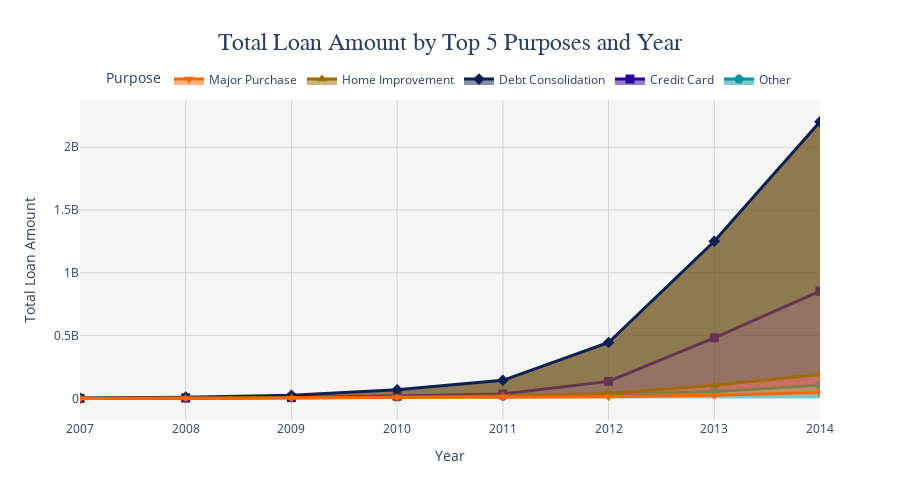

Write notebook code for a chart like this one.
### Code cell
import plotly.graph_objects as go

# Membuat figure
fig = go.Figure()

# Menyesuaikan layout utama
fig.update_layout(
    title='Total Loan Amount by Top 5 Purposes and Year',
    title_font_family="Arial Black", title_font_size=24, title_x=0.5,
    font=dict(size=12),
    plot_bgcolor='whitesmoke',
    width=900, height=500,
    legend=dict(title='Purpose', orientation='h', yanchor='bottom', y=1.02, xanchor='center', x=0.5)
)

# Menyesuaikan sumbu
fig.update_xaxes(title_text='Year', showgrid=True, gridcolor='lightgrey')
fig.update_yaxes(title_text='Total Loan Amount', showgrid=True, gridcolor='lightgrey')

# Menambahkan garis dengan area fill
fig.add_trace(go.Scatter(
    name='Other',
    mode='lines+markers',
    x=df_purpose[df_purpose['purpose'] == 'other']['Year'],
    y=df_purpose[df_purpose['purpose'] == 'other']['loan_amnt'],
    line=dict(color='#01939e', width=3),
    marker=dict(size=9, symbol='circle', color='#01939e'),
    fill='tonexty',
    hovertemplate='Year: %{x}<br>Total Loan: $%{y:,.0f}'
))

fig.add_trace(go.Scatter(
    name='Credit Card',
    mode='lines+markers',
    x=df_purpose[df_purpose['purpose'] == 'credit_card']['Year'],
    y=df_purpose[df_purpose['purpose'] == 'credit_card']['loan_amnt'],
    line=dict(color='#2b019e', width=3),
    marker=dict(size=9, symbol='square', color='#2b019e'),
    fill='tonexty',
    hovertemplate='Year: %{x}<br>Total Loan: $%{y:,.0f}'
))

fig.add_trace(go.Scatter(
    name='Debt Consolidation',
    mode='lines+markers',
    x=df_purpose[df_purpose['purpose'] == 'debt_consolidation']['Year'],
    y=df_purpose[df_purpose['purpose'] == 'debt_consolidation']['loan_amnt'],
    line=dict(color='#0c2054', width=3),
    marker=dict(size=9, symbol='diamond', color='#0c2054'),
    fill='tonexty',
    hovertemplate='Year: %{x}<br>Total Loan: $%{y:,.0f}'
))

fig.add_trace(go.Scatter(
    name='Home Improvement',
    mode='lines+markers',
    x=df_purpose[df_purpose['purpose'] == 'home_improvement']['Year'],
    y=df_purpose[df_purpose['purpose'] == 'home_improvement']['loan_amnt'],
    line=dict(color='#9e6a01', width=3),
    marker=dict(size=9, symbol='triangle-up', color='#9e6a01'),
    fill='tonexty',
    hovertemplate='Year: %{x}<br>Total Loan: $%{y:,.0f}'
))

fig.add_trace(go.Scatter(
    name='Major Purchase',
    mode='lines+markers',
    x=df_purpose[df_purpose['purpose'] == 'major_purchase']['Year'],
    y=df_purpose[df_purpose['purpose'] == 'major_purchase']['loan_amnt'],
    line=dict(color='#FF6600', width=3),
    marker=dict(size=9, symbol='triangle-down', color='#FF6600'),
    fill='tonexty',
    hovertemplate='Year: %{x}<br>Total Loan: $%{y:,.0f}'
))

# Menampilkan grafik
fig.show()

### Figure 1 — Plotly figure (JSON) as saved in the notebook; plotly's stock layout.template omitted (floating-point values rounded to 4 significant figures)
{"data": [{"fill": "tonexty", "hovertemplate": "Year: %{x}<br>Total Loan: $%{y:,.0f}", "line": {"color": "#01939e", "width": 3}, "marker": {"color": "#01939e", "size": 9, "symbol": "circle"}, "mode": "lines+markers", "name": "Other", "type": "scatter", "x": ["2007", "2008", "2009", "2010", "2011", "2012", "2013", "2014"], "y": [556275, 2545275, 4861950, 10889425, 16278475, 30780175, 54440175, 105173150]}, {"fill": "tonexty", "hovertemplate": "Year: %{x}<br>Total Loan: $%{y:,.0f}", "line": {"color": "#2b019e", "width": 3}, "marker": {"color": "#2b019e", "size": 9, "symbol": "square"}, "mode": "lines+markers", "name": "Credit Card", "type": "scatter", "x": ["2007", "2008", "2009", "2010", "2011", "2012", "2013", "2014"], "y": [732125, 3412875, 6364775, 18205750, 34899475, 135468775, 482561225, 853482525]}, {"fill": "tonexty", "hovertemplate": "Year: %{x}<br>Total Loan: $%{y:,.0f}", "line": {"color": "#0c2054", "width": 3}, "marker": {"color": "#0c2054", "size": 9, "symbol": "diamond"}, "mode": "lines+markers", "name": "Debt Consolidation", "type": "scatter", "x": ["2007", "2008", "2009", "2010", "2011", "2012", "2013", "2014"], "y": [1879325, 9383825, 24367150, 68689300, 144057250, 445182300, 1251110425, 2203835875]}, {"fill": "tonexty", "hovertemplate": "Year: %{x}<br>Total Loan: $%{y:,.0f}", "line": {"color": "#9e6a01", "width": 3}, "marker": {"color": "#9e6a01", "size": 9, "symbol": "triangle-up"}, "mode": "lines+markers", "name": "Home Improvement", "type": "scatter", "x": ["2007", "2008", "2009", "2010", "2011", "2012", "2013", "2014"], "y": [254200, 1277800, 4042600, 9843525, 21031625, 38160100, 104862250, 189687575]}, {"fill": "tonexty", "hovertemplate": "Year: %{x}<br>Total Loan: $%{y:,.0f}", "line": {"color": "#FF6600", "width": 3}, "marker": {"color": "#FF6600", "size": 9, "symbol": "triangle-down"}, "mode": "lines+markers", "name": "Major Purchase", "type": "scatter", "x": ["2007", "2008", "2009", "2010", "2011", "2012", "2013", "2014"], "y": [90200, 638925, 1900850, 6611525, 9434625, 12740850, 24549450, 47171000]}], "layout": {"font": {"size": 12}, "height": 500, "legend": {"orientation": "h", "title": {"text": "Purpose"}, "x": 0.5, "xanchor": "center", "y": 1.02, "yanchor": "bottom"}, "plot_bgcolor": "whitesmoke", "title": {"font": {"family": "Arial Black", "size": 24}, "text": "Total Loan Amount by Top 5 Purposes and Year", "x": 0.5}, "width": 900, "xaxis": {"gridcolor": "lightgrey", "showgrid": true, "title": {"text": "Year"}}, "yaxis": {"gridcolor": "lightgrey", "showgrid": true, "title": {"text": "Total Loan Amount"}}}}
